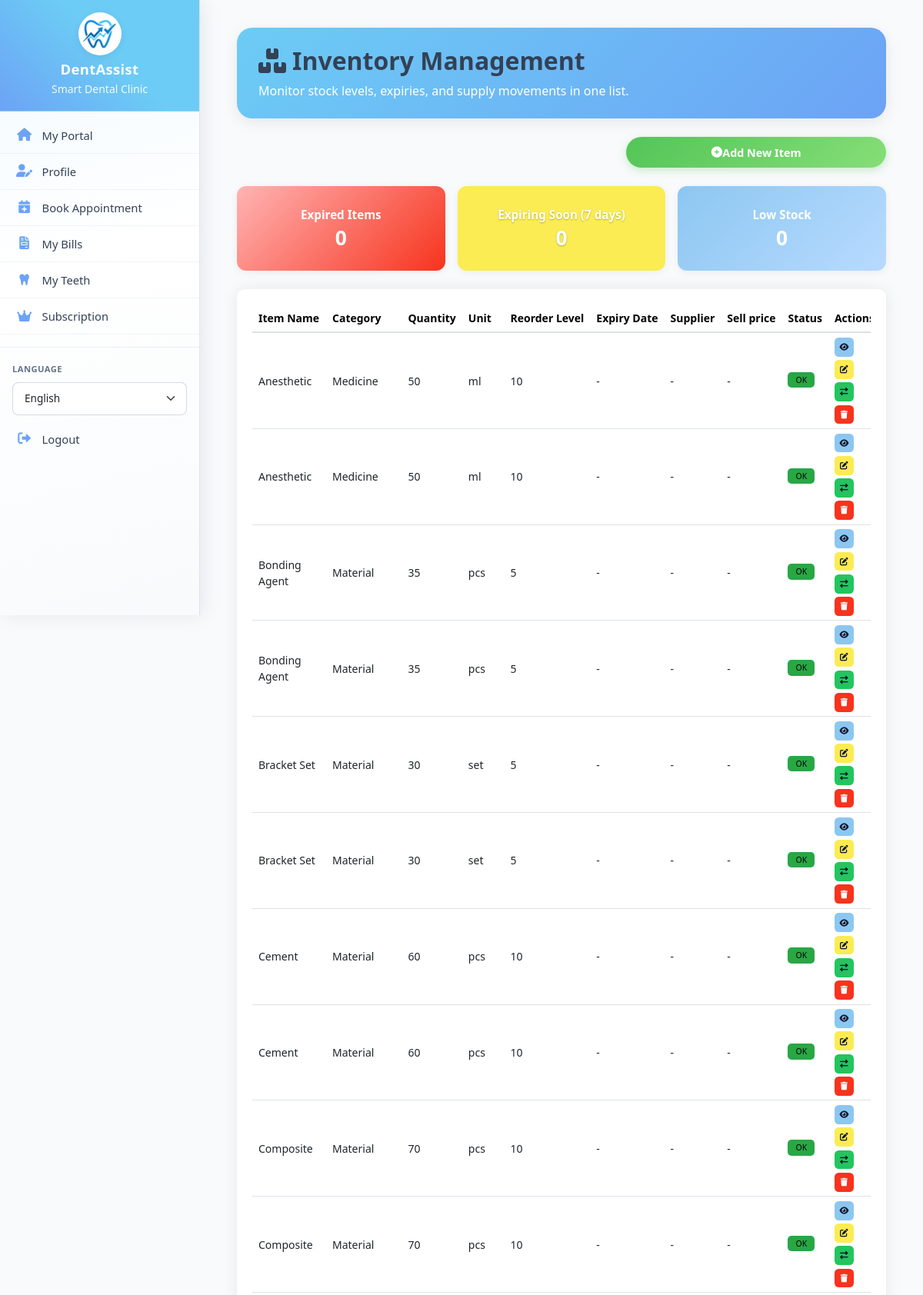
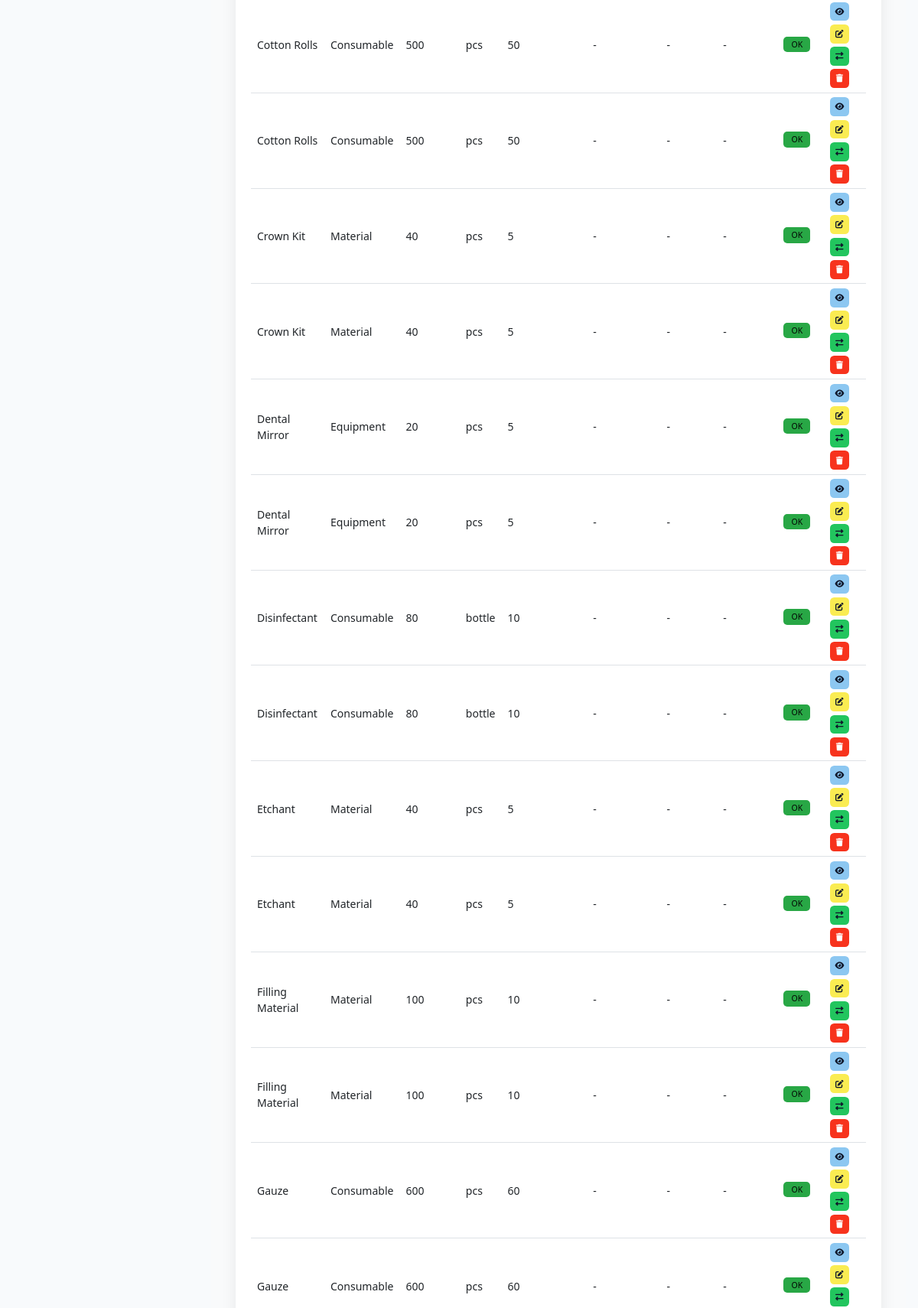
/inventory/index.php (signed in, upper part), run on the app's committed database (2 pictures, top to bottom).
### tables this page shows
CREATE TABLE `inventory` (
  `id` int(11) NOT NULL,
  `item_name` varchar(100) NOT NULL,
  `category` varchar(50) DEFAULT NULL,
  `description` text DEFAULT NULL,
  `quantity` int(11) DEFAULT 0,
  `unit` varchar(20) DEFAULT NULL,
  `reorder_level` int(11) DEFAULT 10,
  `reorder_quantity` int(11) DEFAULT 0,
  `supplier_name` varchar(100) DEFAULT NULL,
  `supplier_contact` varchar(100) DEFAULT NULL,
  `supplier_phone` varchar(20) DEFAULT NULL,
  `supplier_email` varchar(100) DEFAULT NULL,
  `cost_per_unit` decimal(10,2) DEFAULT NULL,
  `selling_price` decimal(10,2) DEFAULT NULL,
  `expiry_date` date DEFAULT NULL,
  `lot_number` varchar(50) DEFAULT NULL,
  `location` varchar(50) DEFAULT NULL,
  `barcode` varchar(100) DEFAULT NULL,
  `created_at` timestamp NOT NULL DEFAULT current_timestamp(),
  `updated_at` timestamp NOT NULL DEFAULT current_timestamp() ON UPDATE current_timestamp(),
  `created_by` int(11) DEFAULT NULL
);

### includes/db.php (called while the page is built, shortened)
<?php
class Database {
    private $host = DB_HOST;
    private $user = DB_USER;
    private $pass = DB_PASS;
    private $dbname = DB_NAME;
    private $conn;
    private static $instance = null;
    private function __construct() {
        try {
            $this->conn = new mysqli($this->host, $this->user, $this->pass, $this->dbname);
            $this->conn->set_charset("utf8mb4");
        } catch (Exception $e) {
            die("Database connection error: " . $e->getMessage());
        }
    }
    public static function getInstance() {
        if (self::$instance == null) {
            self::$instance = new Database();
        }
        return self::$instance;
    }
    public function query($sql, $params = [], $types = "") {
        $stmt = $this->conn->prepare($sql);
        if (!empty($params)) {
            if (empty($types)) {
                $types = $this->determineTypes($params);
            }
            $stmt->bind_param($types, ...$params);
        }
        if (!$stmt->execute()) {
            $err = $stmt->error ?: $this->conn->error;
            throw new Exception('Query failed: ' . $err);
        }
        return $stmt;
    }
    private function determineTypes($params) {
        $types = '';
        foreach ($params as $param) {
            if (is_int($param)) {
                $types .= 'i';
            } elseif (is_float($param)) {
                $types .= 'd';
            } elseif (is_string($param)) {
                $types .= 's';
            } else {
                $types .= 'b';
            }
        }
        return $types;
    }
    public function fetchOne($sql, $params = [], $types = "") {
        $stmt = $this->query($sql, $params, $types);
        $result = $stmt->get_result();
        if ($result && $result->num_rows > 0) {
            return $result->fetch_assoc();
        }
        return null;
    }
    public function fetchAll($sql, $params = [], $types = "") {
        $stmt = $this->query($sql, $params, $types);
        $result = $stmt->get_result();
        if ($result) {
            return $result->fetch_all(MYSQLI_ASSOC);
        }
        return [];
    }
}
?>

### inventory/index.php (the view, shortened to what this page needs)
<?php
require_once '../includes/db.php';
$db = Database::getInstance();
$items = $db->fetchAll(
    "SELECT * FROM inventory ORDER BY
        CASE
            WHEN expiry_date IS NOT NULL AND expiry_date < CURDATE() THEN 1
            WHEN quantity <= reorder_level THEN 2
            ELSE 3
        END, item_name"
);
include '../layouts/header.php';
?>
<div class="container-fluid bills-page inventory-index-page">
    <div class="bills-queue-header">
        <div class="row align-items-center bills-queue-header-inner">
            <div class="col-12">
                <h2 class="mb-2 fw-bold inventory-page-title">
                    <i class="fas fa-boxes me-2 opacity-90" aria-hidden="true"></i>Inventory Management
                </h2>
                <p class="mb-0 opacity-90">Monitor stock levels, expiries, and supply movements in one list.</p>
            </div>
        </div>
    </div>
    <div class="d-flex justify-content-center justify-content-md-end mb-4 inventory-page-header">
        <a href="add.php" class="btn-green staff-cta-mobile-90 inventory-add-cta">
            <i class="fas fa-plus-circle" aria-hidden="true"></i> Add New Item
        </a>
    </div>
    <div class="row mb-4 g-3 inv-summary-cards">
        <div class="col-md-4">
            <div class="card summary-card summary-expired" >
                <div class="card-body">
                    <h5 class="card-title">Expired Items</h5>
                    <h2><?php
                        $expired = $db->fetchOne("SELECT COUNT(*) as count FROM inventory WHERE expiry_date IS NOT NULL AND expiry_date <> '0000-00-00' AND expiry_date < CURDATE()");
                        echo (int) ($expired['count'] ?? 0);
                    ?></h2>
                </div>
            </div>
        </div>
        <div class="col-md-4">
            <div class="card summary-card summary-expiring">
                <div class="card-body">
                    <h5 class="card-title">Expiring Soon (7 days)</h5>
                    <h2><?php
                        $expiring = $db->fetchOne("SELECT COUNT(*) as count FROM inventory WHERE expiry_date IS NOT NULL AND expiry_date <> '0000-00-00' AND expiry_date BETWEEN CURDATE() AND DATE_ADD(CURDATE(), INTERVAL 7 DAY)");
                        echo (int) ($expiring['count'] ?? 0);
                    ?></h2>
                </div>
            </div>
        </div>
        <div class="col-md-4">
            <div class="card summary-card summary-low">
                <div class="card-body">
                    <h5 class="card-title">Low Stock</h5>
                    <h2><?php
                        $lowstock = $db->fetchOne("SELECT COUNT(*) as count FROM inventory WHERE quantity <= reorder_level AND quantity > 0");
                        echo (int) ($lowstock['count'] ?? 0);
                    ?></h2>
                </div>
            </div>
        </div>
    </div>
    <div class="card">
        <div class="card-body inventory-table-wrap">
            <div class="table-responsive">
                <table class="table table-hover inventory-list-table mb-0">
                    <thead>
                        <tr>
                            <th>Item Name</th>
                            <th>Category</th>
                            <th>Quantity</th>
                            <th>Unit</th>
                            <th>Reorder Level</th>
                            <th>Expiry Date</th>
                            <th>Supplier</th>
                            <th>Sell price</th>
                            <th>Status</th>
                            <th>Actions</th>
                        </tr>
                    </thead>
                    <tbody>
                        <?php foreach ($items as $item):
                            $statusItems = [];
                            $statusClasses = [];
                            if (empty($statusItems)) {
                                $statusItems[] = 'OK';
                                $statusClasses['OK'] = 'badge-inv-ok';
                            }
                        ?>
                        <tr>
                            <td data-label="Item Name"><div class="inv-td-inner"><?php echo htmlspecialchars($item['item_name']); ?></div></td>
                            <td data-label="Category"><div class="inv-td-inner"><?php echo htmlspecialchars($item['category'] ?? '-'); ?></div></td>
                            <td data-label="Quantity"><div class="inv-td-inner"><?php echo $item['quantity']; ?></div></td>
                            <td data-label="Unit"><div class="inv-td-inner"><?php echo htmlspecialchars($item['unit'] ?? '-'); ?></div></td>
                            <td data-label="Reorder Level"><div class="inv-td-inner"><?php echo $item['reorder_level']; ?></div></td>
                            <td data-label="Expiry Date"><div class="inv-td-inner"><?php
                                $expiry = $item['expiry_date'];
                                $validExpiry = (!empty($expiry) && $expiry !== '0000-00-00' && strtotime($expiry) !== false);
                                if ($validExpiry) {
                                    echo date("M d, Y", strtotime($expiry));
                                } else {
                                    echo "-";
                                }
                            ?></div></td>
                            <td data-label="Supplier"><div class="inv-td-inner"><?php echo htmlspecialchars($item['supplier_name'] ?? '-'); ?></div></td>
                            <td data-label="Sell price"><div class="inv-td-inner"><?php echo isset($item['selling_price']) && $item['selling_price'] !== null && $item['selling_price'] !== '' ? formatCurrency((float) $item['selling_price']) : '-'; ?></div></td>
                            <td data-label="Status">
                                <div class="inv-td-inner inv-td-inner--badges">
                                <?php foreach ($statusItems as $statusLabel): ?>
                                    <span class="badge <?php echo $statusClasses[$statusLabel]; ?> me-1 mb-1"><?php echo $statusLabel; ?></span>
                                <?php endforeach; ?>
                                </div>
                            </td>
                            <td class="inv-td-actions" data-label="Actions">
                                <div class="table-card-actions" role="group" aria-label="Item actions">
                                    <a href="view.php?id=<?php echo $item['id']; ?>" class="btn btn-sm table-action-btn action-blue" title="View">
                                        <i class="fas fa-eye" aria-hidden="true"></i>
                                    </a>
                                    <a href="edit.php?id=<?php echo $item['id']; ?>" class="btn btn-sm table-action-btn action-yellow" title="Edit">
                                        <i class="fas fa-edit" aria-hidden="true"></i>
                                    </a>
                                    <a href="transaction.php?id=<?php echo $item['id']; ?>" class="btn btn-sm table-action-btn action-green" title="Add transaction">
                                        <i class="fas fa-exchange-alt" aria-hidden="true"></i>
                                    </a>
                                    <button type="button" class="btn btn-sm table-action-btn action-red btn-delete-inventory" title="Delete"
                                       data-id="<?php echo (int) $item['id']; ?>"
                                       data-name="<?php echo htmlspecialchars($item['item_name'], ENT_QUOTES, 'UTF-8'); ?>">
                                        <i class="fas fa-trash" aria-hidden="true"></i>
                                    </button>
                                </div>
                            </td>
                        </tr>
                        <?php endforeach; ?>
                    </tbody>
                </table>
            </div>
        </div>
    </div>
</div>
<?php
include '../layouts/footer.php';
?>

### data on the page
inventory: item_name "Anesthetic", category "Medicine", quantity "50", unit "ml", reorder_level "10", supplier_name "-", statusLabel "OK"
inventory: item_name "Anesthetic", category "Medicine", quantity "50", unit "ml", reorder_level "10", supplier_name "-", statusLabel "OK"
inventory: item_name "Bonding Agent", category "Material", quantity "35", unit "pcs", reorder_level "5", supplier_name "-", statusLabel "OK"
inventory: item_name "Bonding Agent", category "Material", quantity "35", unit "pcs", reorder_level "5", supplier_name "-", statusLabel "OK"
inventory: item_name "Bracket Set", category "Material", quantity "30", unit "set", reorder_level "5", supplier_name "-", statusLabel "OK"
inventory: item_name "Bracket Set", category "Material", quantity "30", unit "set", reorder_level "5", supplier_name "-", statusLabel "OK"
inventory: item_name "Cement", category "Material", quantity "60", unit "pcs", reorder_level "10", supplier_name "-", statusLabel "OK"
inventory: item_name "Cement", category "Material", quantity "60", unit "pcs", reorder_level "10", supplier_name "-", statusLabel "OK"
inventory: item_name "Composite", category "Material", quantity "70", unit "pcs", reorder_level "10", supplier_name "-", statusLabel "OK"
inventory: item_name "Composite", category "Material", quantity "70", unit "pcs", reorder_level "10", supplier_name "-", statusLabel "OK"
inventory: item_name "Cotton Rolls", category "Consumable", quantity "500", unit "pcs", reorder_level "50", supplier_name "-", statusLabel "OK"
inventory: item_name "Cotton Rolls", category "Consumable", quantity "500", unit "pcs", reorder_level "50", supplier_name "-", statusLabel "OK"
inventory: item_name "Crown Kit", category "Material", quantity "40", unit "pcs", reorder_level "5", supplier_name "-", statusLabel "OK"
inventory: item_name "Crown Kit", category "Material", quantity "40", unit "pcs", reorder_level "5", supplier_name "-", statusLabel "OK"
inventory: item_name "Dental Mirror", category "Equipment", quantity "20", unit "pcs", reorder_level "5", supplier_name "-", statusLabel "OK"
inventory: item_name "Dental Mirror", category "Equipment", quantity "20", unit "pcs", reorder_level "5", supplier_name "-", statusLabel "OK"
inventory: item_name "Disinfectant", category "Consumable", quantity "80", unit "bottle", reorder_level "10", supplier_name "-", statusLabel "OK"
inventory: item_name "Disinfectant", category "Consumable", quantity "80", unit "bottle", reorder_level "10", supplier_name "-", statusLabel "OK"
inventory: item_name "Etchant", category "Material", quantity "40", unit "pcs", reorder_level "5", supplier_name "-", statusLabel "OK"
inventory: item_name "Etchant", category "Material", quantity "40", unit "pcs", reorder_level "5", supplier_name "-", statusLabel "OK"
inventory: item_name "Filling Material", category "Material", quantity "100", unit "pcs", reorder_level "10", supplier_name "-", statusLabel "OK"
inventory: item_name "Filling Material", category "Material", quantity "100", unit "pcs", reorder_level "10", supplier_name "-", statusLabel "OK"
inventory: item_name "Gauze", category "Consumable", quantity "600", unit "pcs", reorder_level "60", supplier_name "-", statusLabel "OK"
inventory: item_name "Gauze", category "Consumable", quantity "600", unit "pcs", reorder_level "60", supplier_name "-", statusLabel "OK"

### other printed values
__('smart_dental_clinic', 'Smart Dental Clinic') "Smart Dental Clinic"
__('my_portal', 'My Portal') "My Portal"
__('profile', 'Profile') "Profile"
__('book_appointment', 'Book Appointment') "Book Appointment"
__('my_bills', 'My Bills') "My Bills"
__('my_teeth', 'My Teeth') "My Teeth"
__('subscription', 'Subscription') "Subscription"
__('language', 'Language') "LANGUAGE"
__('logout', 'Logout') "Logout"
$expired['count'] "0"
$expiring['count'] "0"
$lowstock['count'] "0"
